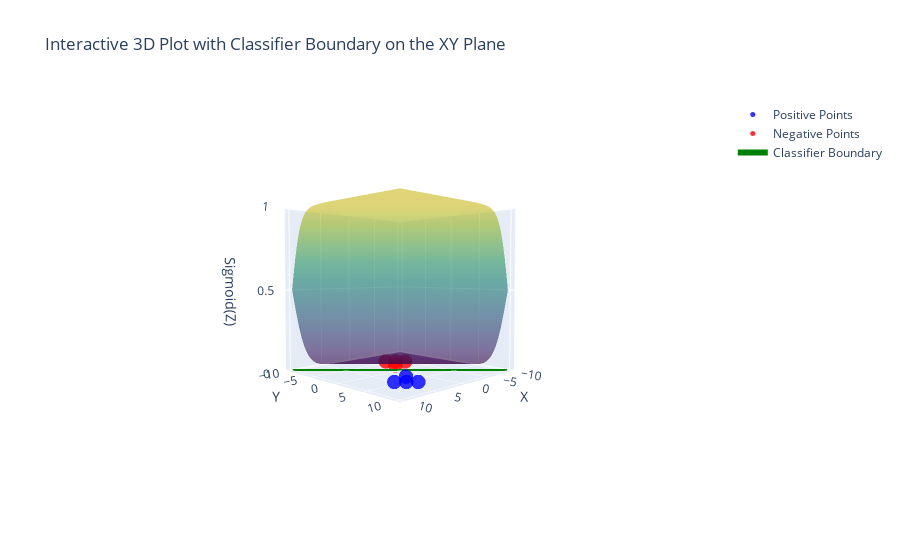

Notebook source saved alongside this figure:
### Code cell
import numpy as np
import plotly.graph_objects as go

def sigmoid(z):
    return 1 / (1 + np.exp(-z))

# Define positive and negative data points
positive_points = np.array([[2, 3],
                            [4, 5],
                            [3, 6],
                            [5, 4]])

negative_points = np.array([[-2, -3],
                            [-4, -5],
                            [-3, -6],
                            [-5, -4]])

# Create a grid of 'x' and 'y' values
x = np.linspace(-10, 10, 100)
y = np.linspace(-10, 10, 100)
X, Y = np.meshgrid(x, y)

# Define weights and bias for the 2D classifier
w1, w2, b = 1, 1, 0  # These can be adjusted as needed

# Compute 'z' as a linear combination of 'x' and 'y'
Z = w1 * X + w2 * Y + b

# Evaluate the sigmoid function
S = sigmoid(Z)

# Create trace for positive points on the XY plane
positive_trace = go.Scatter3d(
    x=positive_points[:, 0],
    y=positive_points[:, 1],
    z=np.full(positive_points.shape[0], 0),
    mode='markers',
    marker=dict(size=5, color='blue', opacity=0.8),
    name='Positive Points'
)

# Create trace for negative points on the XY plane
negative_trace = go.Scatter3d(
    x=negative_points[:, 0],
    y=negative_points[:, 1],
    z=np.full(negative_points.shape[0], 0),
    mode='markers',
    marker=dict(size=5, color='red', opacity=0.8),
    name='Negative Points'
)

# Create trace for sigmoid surface
sigmoid_surface = go.Surface(
    x=X,
    y=Y,
    z=S,
    opacity=0.6,
    colorscale='Viridis',
    showscale=False,
    name='Sigmoid Surface'
)

# Create trace for the classifier boundary
boundary_trace = go.Scatter3d(
    x=boundary_x,
    y=boundary_y,
    z=np.full_like(boundary_x, 0.5),
    mode='lines',
    line=dict(color='green', width=6),
    name='Classifier Boundary'
)

# Create figure object
fig = go.Figure(data=[positive_trace, negative_trace, sigmoid_surface, boundary_trace])

# Update layout to rotate the plot
fig.update_layout(scene=dict(
                    xaxis_title='X',
                    yaxis_title='Y',
                    zaxis_title='Sigmoid(Z)',
                    zaxis=dict(nticks=4, range=[0, 1]),
                    camera=dict(up=dict(x=0, y=0, z=1), eye=dict(x=2, y=2, z=0.1))),
                  title='Interactive 3D Plot with Classifier Boundary on the XY Plane')

# Show plot
fig.show()

### Figure 1 — Plotly figure (JSON) as saved in the notebook; plotly's stock layout.template omitted (floating-point values rounded to 4 significant figures; data arrays with more than 128 entries replaced by an {"elided": "..."} marker saying what was removed)
{"data": [{"marker": {"color": "blue", "opacity": 0.8, "size": 5}, "mode": "markers", "name": "Positive Points", "type": "scatter3d", "x": [2, 4, 3, 5], "y": [3, 5, 6, 4], "z": [0, 0, 0, 0]}, {"marker": {"color": "red", "opacity": 0.8, "size": 5}, "mode": "markers", "name": "Negative Points", "type": "scatter3d", "x": [-2, -4, -3, -5], "y": [-3, -5, -6, -4], "z": [0, 0, 0, 0]}, {"colorscale": [[0, "#440154"], [0.1111, "#482878"], [0.2222, "#3e4989"], [0.3333, "#31688e"], [0.4444, "#26828e"], [0.5556, "#1f9e89"], [0.6667, "#35b779"], [0.7778, "#6ece58"], [0.8889, "#b5de2b"], [1, "#fde725"]], "name": "Sigmoid Surface", "opacity": 0.6, "showscale": false, "type": "surface", "x": {"elided": "100x100 float values"}, "y": {"elided": "100x100 float values"}, "z": {"elided": "100x100 float values"}}, {"line": {"color": "green", "width": 6}, "mode": "lines", "name": "Classifier Boundary", "type": "scatter3d", "x": [-10, 10], "y": [10, -10], "z": [0, 0]}], "layout": {"scene": {"camera": {"eye": {"x": 2, "y": 2, "z": 0.1}, "up": {"x": 0, "y": 0, "z": 1}}, "xaxis": {"title": {"text": "X"}}, "yaxis": {"title": {"text": "Y"}}, "zaxis": {"nticks": 4, "range": [0, 1], "title": {"text": "Sigmoid(Z)"}}}, "title": {"text": "Interactive 3D Plot with Classifier Boundary on the XY Plane"}}}
